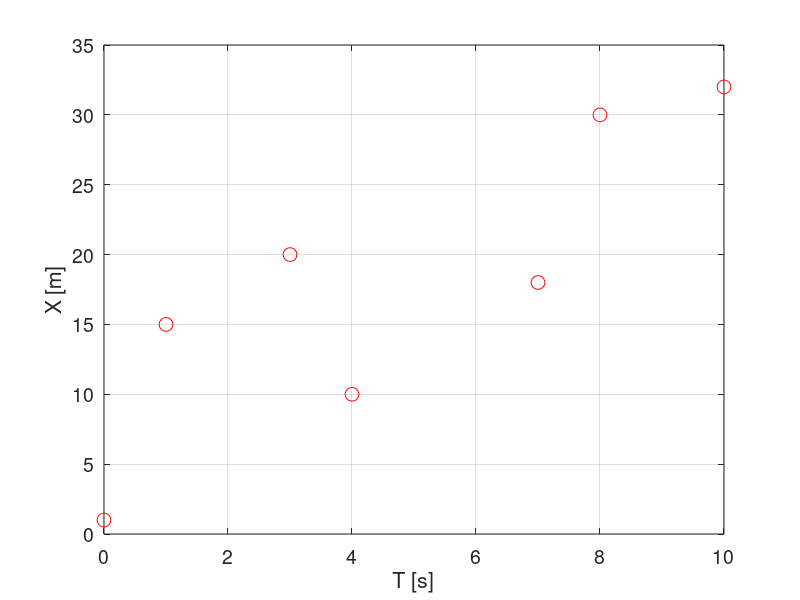

This chart was generated by the following MATLAB code: (Note: this script raises an error after producing the figure.)
% Supposedly one has the following data of an object moving 
% along the X coordinate as a function of time T: X(T = 0) = 1 m, 
% X(T = 1 s) = 4 m, X(T = 3 s) = 12, X(T = 4 s) = 13, 
% X(T = 7 s) = 21 m, X(T = 8 s) = 26 m, X(T = 10 s) = 33 m, 
% which can be represented by the two data vectors: 'TData' and 
% 'XData'. Run the following two lines of code to introduce them 
% to the MATLAB workspace. 

TData = [0; 1; 3; 4; 7; 8; 10]
XData = [1; 15; 20; 10; 18; 30; 32]

% Supposedly one knows for a fact that there is no external 
% force acting on the object, meaning that its velocity is constant 
% and its movement linear. Plot the data points by running the 
% following block of code. 

close all;
figure(1);
plot(TData, XData, 'ro', 'MarkerSize', 10);
xlabel('T [s]'); ylabel('X [m]'); 
set(gca, 'FontSize', 14); grid on;
clear TData XData   % Clearing variables and workspace is done 
                                  % at or near the end of after each block of 
                                  % code for the purposes of clarity of this 
                                  % tutorial. 


%                                           Page 1
%%%%%%%%%%%%%%%%%%%%%%%%%%%%%%%%


% The plotted data seem to indicate linear movement in general 
% though not on a point-by-point basis, which can be explained 
% by measurement error. Supposedly one then wants to 
% estimate the values of the position X0 of the object at time 
% T = 0 and its velocity V, which correspond to the intercept and 
% the slope, respectively, of the linear curve represented by the 
% data points. The FindSimpleLinearRegressionCoefficients 
% function can be used to do just that through the least squares 
% method of the simple linear regression. Run the following 
% block of code to estimate the values of both the position X0 
% and the velocity V by using the 
% FindSimpleLinearRegressionCoefficients function.

TData = [0; 1; 3; 4; 7; 8; 10];
XData = [1; 15; 20; 10; 18; 30; 32];
[V_Estimated, X0_Estimated] = ...
    FindSimpleLinearRegressionCoefficients(TData, XData)
clear TData XData


%                                           Page 2
%%%%%%%%%%%%%%%%%%%%%%%%%%%%%%%%


% Supposedly one wishes to estimate the error of the values of 
% the 'XData' vector. Assuming the standard deviation of each 
% measurement was identical and no measurement corelated 
% with another, the FindSimpleLinearRegressionCoefficients 
% function can be used for this purpose. In addition, the 
% covariance matrix of the slope and the intercept of the simple 
% linear regression curve, which are in the present case the 
% velocity V and the position X0, respectively, can be obtained. 
% Run the following block of code to, in addition to estimating 
% both the position X0 and the velocity V, estimate the variance 
% of the values of the 'XData' vector and the covariance matrix 
% of the velocity V and the position X0, and plot the data points 
% with the estimated standard deviation error bars. 

TData = [0; 1; 3; 4; 7; 8; 10];
XData = [1; 15; 20; 10; 18; 30; 32];
[V_Estimated, X0_Estimated, ...
    Var_XData_Estimated, CovarMat_VX0] = ...
    FindSimpleLinearRegressionCoefficients(TData, XData)
close all;
figure(1);
errorbar(TData, XData, ...
    sqrt(Var_XData_Estimated) * ones(length(XData), 1), ...
    'ro', 'MarkerSize', 10);
xlabel('T [s]'); ylabel('X [m]'); 
set(gca, 'FontSize', 14); grid on;
clear TData XData Var_XData_Estimated CovarMat_VX0


%                                           Page 3
%%%%%%%%%%%%%%%%%%%%%%%%%%%%%%%%


% Supposedly some information about the measurement error 
% of the position in the X coordinate is already known such that it 
% can be represented by the 'CovarMat_XData' covariance 
% matrix, where the variance of an arbitrary value 'XData'(i) is 
% 'CovarMat_XData'(i, i) and the covariance of two distinct 
% arbitrary values 'XData'(i) and 'XData'(j) is 
% 'CovarMat_XData'(i, j). Run the following  block of code to 
% introduce it to the MATLAB workspace. 

CovarMat_XData = [9, 13.5, 24, 14.7, 5.4, 2.4, 3.6;
   13.5, 25, 45, 28, 10.5, 6, 12;
   24, 45, 100, 63, 24, 14, 36;
   14.7, 28, 63, 49, 18.9, 11.2, 29.4;
    5.4, 10.5, 24, 18.9, 9, 5.4, 14.4;
    2.4, 6, 14, 11.2, 5.4, 4, 10.8;
    3.6, 12, 36, 29.4, 14.4, 10.8, 36]

% The FindSimpleLinearRegressionCoefficients function can 
% take into account the covariance matrix of the dependent 
% variable, which is in this case the position in the X coordinate. 
% Run the following block of code to estimate the values of both 
% the position X0 and the velocity V with the 'CovarMat_XData' 
% covariation matrix taken into account. 

TData = [0; 1; 3; 4; 7; 8; 10];
XData = [1; 15; 20; 10; 18; 30; 32];
CovarMat_XData = [9, 13.5, 24, 14.7, 5.4, 2.4, 3.6;
   13.5, 25, 45, 28, 10.5, 6, 12;
   24, 45, 100, 63, 24, 14, 36;
   14.7, 28, 63, 49, 18.9, 11.2, 29.4;
    5.4, 10.5, 24, 18.9, 9, 5.4, 14.4;
    2.4, 6, 14, 11.2, 5.4, 4, 10.8;
    3.6, 12, 36, 29.4, 14.4, 10.8, 36];
[V_Estimated, X0_Estimated] = ...
    FindSimpleLinearRegressionCoefficients...
    (TData, XData, 'CovarMat_yData', CovarMat_XData)
clear TData XData CovarMat_XData V_Estimated X0_Estimated


%                                           Page 4
%%%%%%%%%%%%%%%%%%%%%%%%%%%%%%%%


% If the covariance matrix of the depended variable is provided 
% as the optional input variable, the only optional output variable 
% is the covariance matrix of the slope and the intercept of the 
% simple linear regression curve, which are in this case the 
% velocity V and the position X0, respectively. Run the following 
% block of code to obtain this covariance matrix of the velocity V 
% and the position X0. 

TData = [0; 1; 3; 4; 7; 8; 10];
XData = [1; 15; 20; 10; 18; 30; 32];
CovarMat_XData = [9, 13.5, 24, 14.7, 5.4, 2.4, 3.6;
   13.5, 25, 45, 28, 10.5, 6, 12;
   24, 45, 100, 63, 24, 14, 36;
   14.7, 28, 63, 49, 18.9, 11.2, 29.4;
    5.4, 10.5, 24, 18.9, 9, 5.4, 14.4;
    2.4, 6, 14, 11.2, 5.4, 4, 10.8;
    3.6, 12, 36, 29.4, 14.4, 10.8, 36];
[V_Estimated, X0_Estimated, CovarMat_VX0] = ...
    FindSimpleLinearRegressionCoefficients...
    (TData, XData, 'CovarMat_yData', CovarMat_XData)
clear TData XData CovarMat_VX0 CovarMat_XData ...
    V_Estimated X0_Estimated


%                                           Page 5
%%%%%%%%%%%%%%%%%%%%%%%%%%%%%%%%


% The simple-linear-regression function package also provides 
% a plotting function which takes into the account the data points 
% as well as the values of the standard deviation of the values of 
% the dependent variable and the calculated values of the 
% intercept and the slope of the simple linear regression curve 
% as well as their correlation matrix to plot not only the data 
% points with the standard deviation bars of the dependent 
% variable, as it was done in this tutorial before, but also the 
% average linear regression curve and a blue shaded area of the 
% standard deviation of the linear regression curve. 
% Run the following block of code to do just that for the case 
% which was presented on the previous page. 

TData = [0; 1; 3; 4; 7; 8; 10];
XData = [1; 15; 20; 10; 18; 30; 32];
CovarMat_XData = [9, 13.5, 24, 14.7, 5.4, 2.4, 3.6;
   13.5, 25, 45, 28, 10.5, 6, 12;
   24, 45, 100, 63, 24, 14, 36;
   14.7, 28, 63, 49, 18.9, 11.2, 29.4;
    5.4, 10.5, 24, 18.9, 9, 5.4, 14.4;
    2.4, 6, 14, 11.2, 5.4, 4, 10.8;
    3.6, 12, 36, 29.4, 14.4, 10.8, 36];
[V_Estimated, X0_Estimated, CovarMat_VX0] = ...
    FindSimpleLinearRegressionCoefficients(TData, XData, ...
    'CovarMat_yData', CovarMat_XData);   % Up to this point, the 
                                                                      % code is the same as 
                                                                      % it was on the 
                                                                      % previous page. 
Std_XData = sqrt(diag(CovarMat_XData));
Figure = 1;   % The value of the index of the figure window in 
                      % which the figure is to be plotted. 
figure(Figure);clf(Figure);
DrawSimpleLinearRegressionGraph...
    (Figure, TData, XData, V_Estimated, X0_Estimated, ...
    Std_XData, CovarMat_VX0);
xlabel('T [s]'); ylabel('X [m]'); 
clear TData XData CovarMat_VX0 CovarMat_XData ...
    V_Estimated X0_Estimated Std_XData Figure


%                                           Page 6
%%%%%%%%%%%%%%%%%%%%%%%%%%%%%%%%


% Finally, for quick calculations, the simple-linear-regression 
% function package provides a much faster version of the 
% FindSimpleLinearRegressionCoefficients function: the 
% FindSimpleLinearRegressionCoefficientsFAST function 
% which only takes as its input the vectors of the data points and 
% returns the slope and the intercept of the linear regression 
% curve, not taking into the account the values of the standard 
% deviation of the values of the dependent variables. 
% Run the following block of code to compare the runtimes of 
% the FindSimpleLinearRegressionCoefficientsFAST function 
% and the FindSimpleLinearRegressionCoefficients function. 

TData = [0; 1; 3; 4; 7; 8; 10];
XData = [1; 15; 20; 10; 18; 30; 32];
CovarMat_XData = [9, 13.5, 24, 14.7, 5.4, 2.4, 3.6;
   13.5, 25, 45, 28, 10.5, 6, 12;
   24, 45, 100, 63, 24, 14, 36;
   14.7, 28, 63, 49, 18.9, 11.2, 29.4;
    5.4, 10.5, 24, 18.9, 9, 5.4, 14.4;
    2.4, 6, 14, 11.2, 5.4, 4, 10.8;
    3.6, 12, 36, 29.4, 14.4, 10.8, 36];
tic
[V_Estimated, X0_Estimated] = ...
    FindSimpleLinearRegressionCoefficientsFAST...
    (TData, XData);
toc
tic
[V_Estimated, X0_Estimated, CovarMat_VX0] = ...
    FindSimpleLinearRegressionCoefficients...
    (TData, XData, 'CovarMat_yData', CovarMat_XData);
toc
clear TData XData CovarMat_VX0 CovarMat_XData ...
    V_Estimated X0_Estimated


%                                           Page 7
%%%%%%%%%%%%%%%%%%%%%%%%%%%%%%%%


% This concludes the tutorial for the simple-linear-regression 
% function package. 
% For further questions, the documentation and the code of the 
% functions should be referred to. 


%                                           Page 8
%%%%%%%%%%%%%%%%%%%%%%%%%%%%%%%%